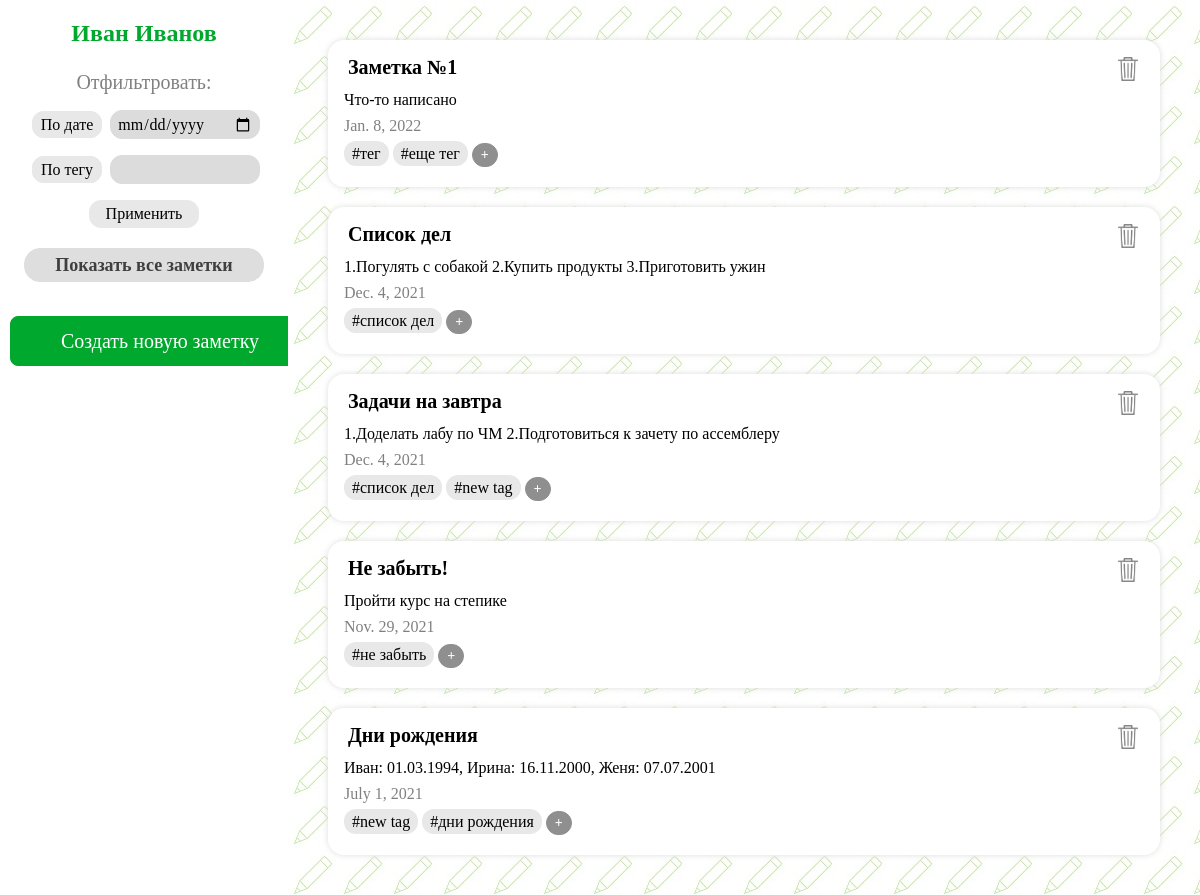
The app's page /evernote/main with its own data.
### evernote/models.py (models this page shows, shortened)
class Note(models.Model):
    person = models.ForeignKey(User, on_delete=models.SET_NULL, null=True)
    name = models.CharField(max_length=45, null=False)
    date = models.DateField(auto_now=True, null=False)
    text = models.TextField(null=True)

class NoteHasTag(models.Model):
    note = models.ForeignKey(Note, on_delete=models.CASCADE, null=False)
    tag = models.ForeignKey(Tag, on_delete=models.CASCADE, null=False)

class Tag(models.Model):
    name = models.CharField(max_length=45, null=False, unique=False)

### evernote/views.py (the view)
# urls.py: path('evernote/main', views.show_main, name='main_page'),
def show_main(request):
    notes = Note.objects.all().order_by('-date')
    tags = Tag.objects.all()
    note_has_tag = NoteHasTag.objects.all()
    data = {'notes': notes, 'tags': tags, 'note_has_tag': note_has_tag}
    if request.method == 'POST':
        filter_form = FilterForm(request.POST)
        if filter_form.is_valid():
            if filter_form.cleaned_data['date'] is not None:
                notes = notes.filter(date=filter_form.cleaned_data['date'])
            if filter_form.cleaned_data['tag'] != '':
                notes = notes.filter(notehastag__tag__name=filter_form.cleaned_data['tag'])
            data['notes'] = notes
    else:
        filter_form = FilterForm()
    data['filter_form'] = filter_form
    return render(request, 'evernote/main.html', data)

### evernote/forms.py
class FilterForm(forms.Form):
    date = forms.DateField(widget=forms.DateInput(attrs={'type': 'date', 'class': 'filterForms'}), required=False,
                           label='По дате')
    tag = forms.CharField(widget=forms.TextInput(attrs={'class': 'filterForms'}), max_length=45, required=False,
                          label='По тегу')

### evernote/templates/evernote/main.html (shortened to what this page needs)
{% load static %}
<!DOCTYPE html>
<html lang="ru">
<head>
    <link rel="stylesheet" href="{% static 'evernote/css/style3.css' %}">
</head>
<body>
<div class="main">
    <div class="leftBlock">
        <div class="id">
            <p class="username">Иван Иванов</p>
        </div>
        <div class="filter">
            <div class="filter1">
                Отфильтровать:
            </div>
            <form action="{% url 'main_page' %}" method="post">
                <p><label class="filterBy"
                          for="{{ filter_form.date.id_for_label }}">{{ filter_form.date.label }}</label>
                    {{ filter_form.date }}
                </p>
                <p><label class="filterBy"
                          for="{{ filter_form.tag.id_for_label }}">{{ filter_form.tag.label }}</label>
                    {{ filter_form.tag }}
                </p>
                <button type="submit" class="filterButton">Применить</button>
            </form>
            <a href="{% url 'main_page' %}">
                <button class="allNotes">Показать все заметки</button>
            </a>
        </div>
        <div class="addNew">
            <a href="{% url 'add-note_page' %}">
                <button class="addNewNote">Создать новую заметку</button>
            </a>
        </div>
    </div>
    <div class="rightBlock">
        {% for note in notes %}
            <div class="divNote">
                <div class="noteRow">
                    <div class="noteTitle">
                        {{ note.name|capfirst }}
                    </div>
                    <div class="deleteNote1">
                        <a href="main/{{ note.pk }}">
                            <button class="deleteNote">
                                <img src="{% static '/evernote/img/delete.png' %}">
                            </button>
                        </a>
                    </div>
                </div>
                <div class="noteBody">
                    {{ note.text }}
                </div>
                <div class="noteDate">
                    {{ note.date }}
                </div>
                <div class="noteTags">
                    {% for tag in tags %}
                        {% for el in note_has_tag %}
                            {% if note.pk == el.note_id and tag.pk == el.tag_id %}
                                <span class="noteTag">#{{ tag.name }}</span>
                            {% endif %}
                        {% endfor %}
                    {% endfor %}
                    <a href="add-tag/{{ note.pk }}">
                        <button class=" addNewTag">+</button>
                    </a>
                </div>
            </div>
        {% endfor %}
    </div>
</div>
</body>
</html>

### evernote/static/evernote/css/style3.css (style rules this page uses)
* { box-sizing: border-box; }
body { margin: 0; }
html, body { height: 100%; }
.main { font-family: Georgia; height: 100%; display: flex; width: 100%; }
.leftBlock { display: flex; flex-direction: column; width: 24%; height: 100%; padding: 10px; background-color: white; text-align: center; }
.leftBlock .username { font-weight: bold; margin: 10px 0 24px; font-size: 24px; color: rgb(0, 168, 45); }
.leftBlock .filter1 { margin-bottom: 16px; font: 20px Georgia; color: #818181; }
.leftBlock .filterBy { font: 16px Georgia; background-color: #e8e8e8; border: 1px solid #e8e8e8; border-radius: 12px; height: 28px; width: 84px; padding: 4px 8px; margin: 0 4px 0; }
.filterForms { border-radius: 12px; border: 1px solid #dcdcdc; background-color: #dcdcdc; font: 16px Georgia; width: 150px; padding: 0 6px; height: 29px; }
.leftBlock .filterButton { font: 16px Georgia; background-color: #e8e8e8; border: 1px solid #e8e8e8; border-radius: 12px; height: 28px; width: 110px; padding: 4px 8px; margin: 0 4px 0; }
.deleteNote img { height: 24px; width: 20px; }
.deleteNote { border: none; background-color: white; }
.leftBlock .filter { margin-bottom: 24px; }
.leftBlock .addNewNote { width: 300px; height: 50px; border: 1px solid rgb(0, 168, 45); background-color: rgb(0, 168, 45); border-radius: 8px; font: 20px Georgia; color: white; }
.allNotes { margin-top: 20px; margin-bottom: 10px; border: 1px solid #dedede; width: 240px; height: 34px; color: #3f3f3f; font: bold 18px Georgia; border-radius: 16px; background-color: #dedede; }
.rightBlock { overflow-y: auto; padding: 20px; width: 76%; background-image: url(/static/evernote/img/pencil.jpg); }
.divNote { font: 16px Georgia; padding: 16px; background-color: white; border-radius: 16px; margin: 20px 20px; box-shadow: 0 0 6px #dedede; }
.noteTitle { font-size: 20px; font-weight: bold; padding: 0 0 8px 4px; }
.noteBody { padding: 4px 0; text-align: justify; }
.noteDate { padding: 4px 0; color: gray; }
.noteTags { padding: 4px 0; }
.noteRow { display: flex; justify-content: space-between; }
.noteTag { background-color: #e8e8e8; border-radius: 12px; padding: 4px 8px; }
.addNewTag { border: 1px solid rgb(143, 143, 143); background-color: rgb(143, 143, 143); border-radius: 12px; font: bold 14px Georgia; color: white; height: 24px; padding: 2px 8px; }

### records on screen
Note: name "Заметка №1", text "Что-то написано", date "Jan. 8, 2022"
Tag: name "тег"
Tag: name "еще тег"
Note: name "Список дел", text "1.Погулять с собакой 2.Купить продукты 3.Приготовить ужин", date "Dec. 4, 2021"
Tag: name "список дел"
Note: name "Задачи на завтра", text "1.Доделать лабу по ЧМ 2.Подготовиться к зачету по ассемблеру", date "Dec. 4, 2021"
Tag: name "new tag"
Note: name "Не забыть!", text "Пройти курс на степике", date "Nov. 29, 2021"
Tag: name "не забыть"
Note: name "Дни рождения", text "Иван: 01.03.1994, Ирина: 16.11.2000, Женя: 07.07.2001", date "July 1, 2021"
Tag: name "new tag"
Tag: name "дни рождения"

### other values on screen
{{ filter_form.date.label }} "По дате"
{{ filter_form.tag.label }} "По тегу"
